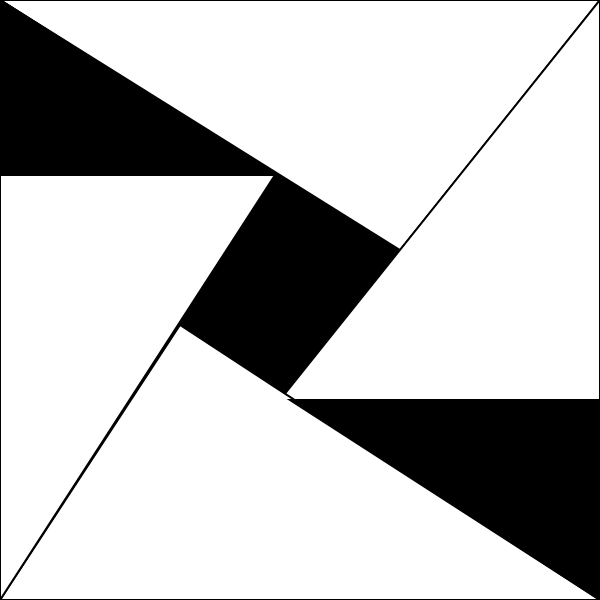
Frame 1 (no input)
Frame 60 (no input): identical to frame 1, image omitted
Frame 120 (the mouse pressed at the canvas centre since frame 60): identical to frame 1, image omitted

The p5.js sketch that drew this single still picture (run headless with seeded random() and noise() and a simulated clock; from frame 60 on, the mouse is pressed at the canvas centre):

// p5.js sketch
// ── sketch.js
function setup() {createCanvas (600,600)
    background (0,0,0)


}

function draw() {
    fill(255,255,255)
    strokeWeight(2)

    triangle(0,0,400,250,600,0)
    triangle (600,0,280,400,600,600)
    triangle (0,600,180,325,600,600)
    triangle (0,0,275,175,0,600)
    fill(0,0,0)
    triangle(0,0,275,175,0,175)
triangle(600,600,290,400,600,400)
}
